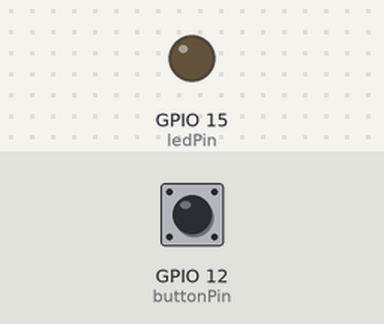
Bench run of a sketch on a simulated ESP32. Shown: output pins drawn as LEDs (lit = HIGH). The inputs (shaded band) are chosen by the test bench; at power-on: GPIO 12 (buttonPin) LOW. What the sketch prints to the serial monitor is not drawn.

Above: at 2.4 s.
2.5 s: GPIO 12 (buttonPin) pulled HIGH for 0.15 s
At 2.57 s:
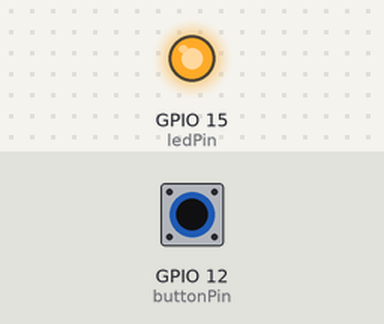
4.1 s: GPIO 12 (buttonPin) pulled HIGH for 3.2 s
At 8.0 s:
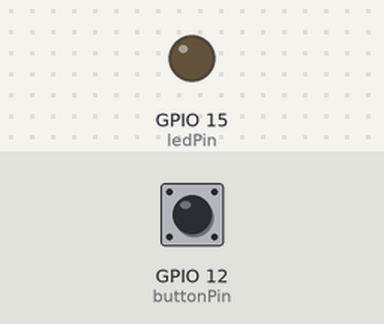
Timing chart, 0 to 9.5 s (numbered marks = the images above; inputs shaded):
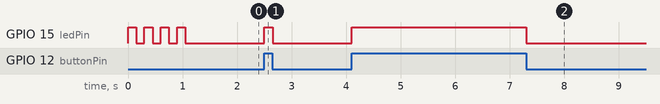

Measured:
- after the input at 2.5 s, GPIO 15 (ledPin): LOW → HIGH at once, → LOW 0.15 s later
- after the input at 4.1 s, GPIO 15 (ledPin): LOW → HIGH at once, → LOW 3.2 s later

The sketch:

ButtonLED.ino
```cpp
/*
  Button LED
  by Scott Kildall

  Momentary button to lightup LED
  Also illustrates use of the Serial Monitor

  We use the built-in LED, but you can hook an external LED with
  a 250 Ohm (or thereabouts) resistor.
 */


int ledPin = 15;
int buttonPin = 12;

//-- time between LED flashes, for startup
const int ledFlashDelay = 150;

// the setup function runs once when you press reset or power the board
void setup() {
  // initialize pins and input and output
  pinMode(ledPin, OUTPUT);
  pinMode(buttonPin, INPUT);

  Serial.begin(115200);
  Serial.println( "ButtonLED: Starting" );

   blinkLED(4);
}

// the loop function runs over and over again forever
void loop() {
  activateLED();
}

//-- blink that number of times
void blinkLED(int numBlinks ) {
  for( int i = 0; i < numBlinks; i++ ) {
    digitalWrite(ledPin, HIGH);
    delay(ledFlashDelay);
    digitalWrite(ledPin, LOW);
    delay(ledFlashDelay);
  }
}

//-- look at the momentary switch (button) and show on/off
//-- display in the serial monitor a well
void activateLED() {

  if( digitalRead(buttonPin) == true ) {
     // Button is ON turn the LED ON by making the voltage HIGH
    digitalWrite(ledPin, HIGH);
    Serial.println( "ON" );
  }

  else {
    // Button is ON turn the LED ON by making the voltage LOW
    digitalWrite(ledPin, LOW);    // turn the LED off by making the voltage LOW
    Serial.println( "OFF" );
  }
}
```
